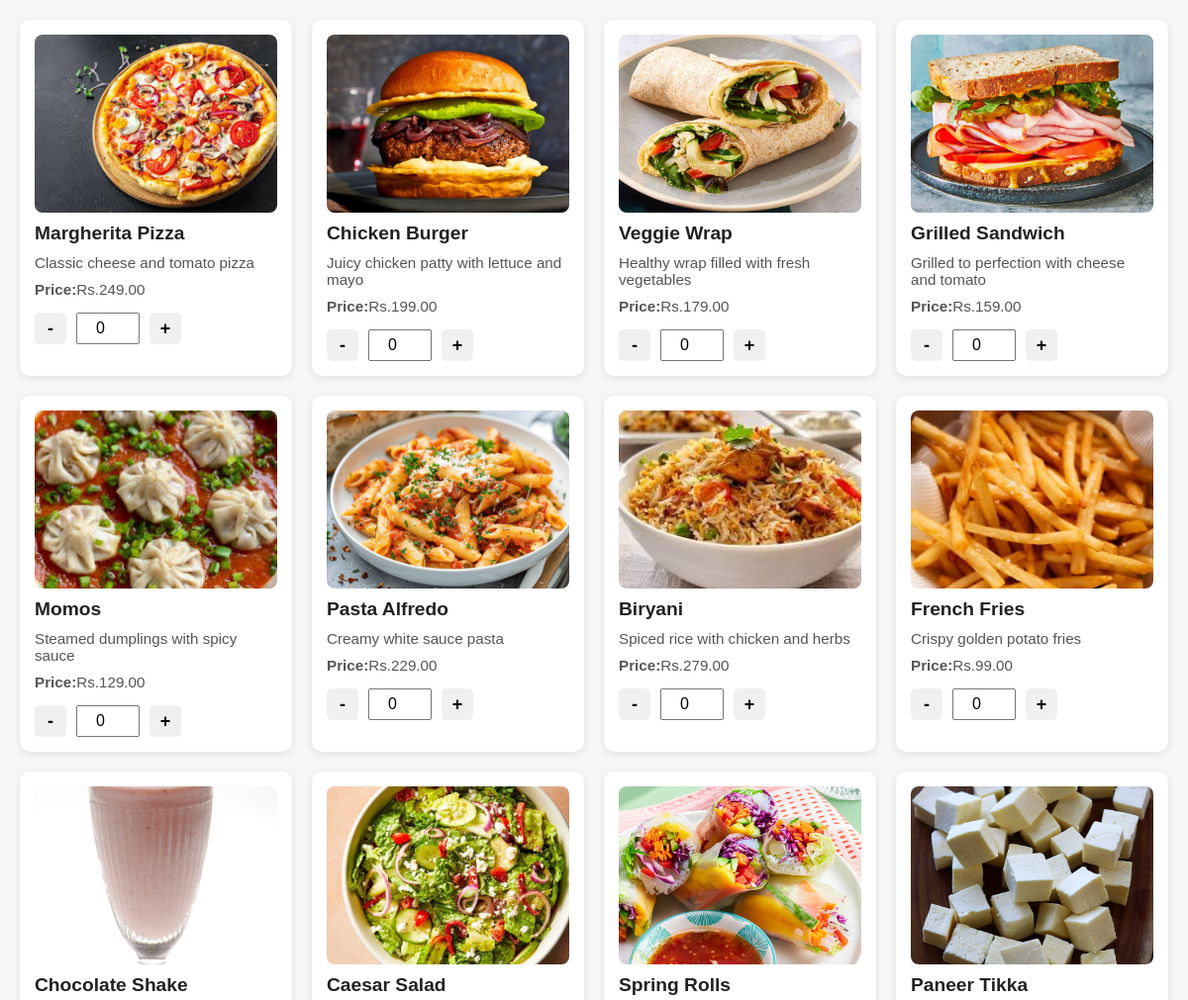
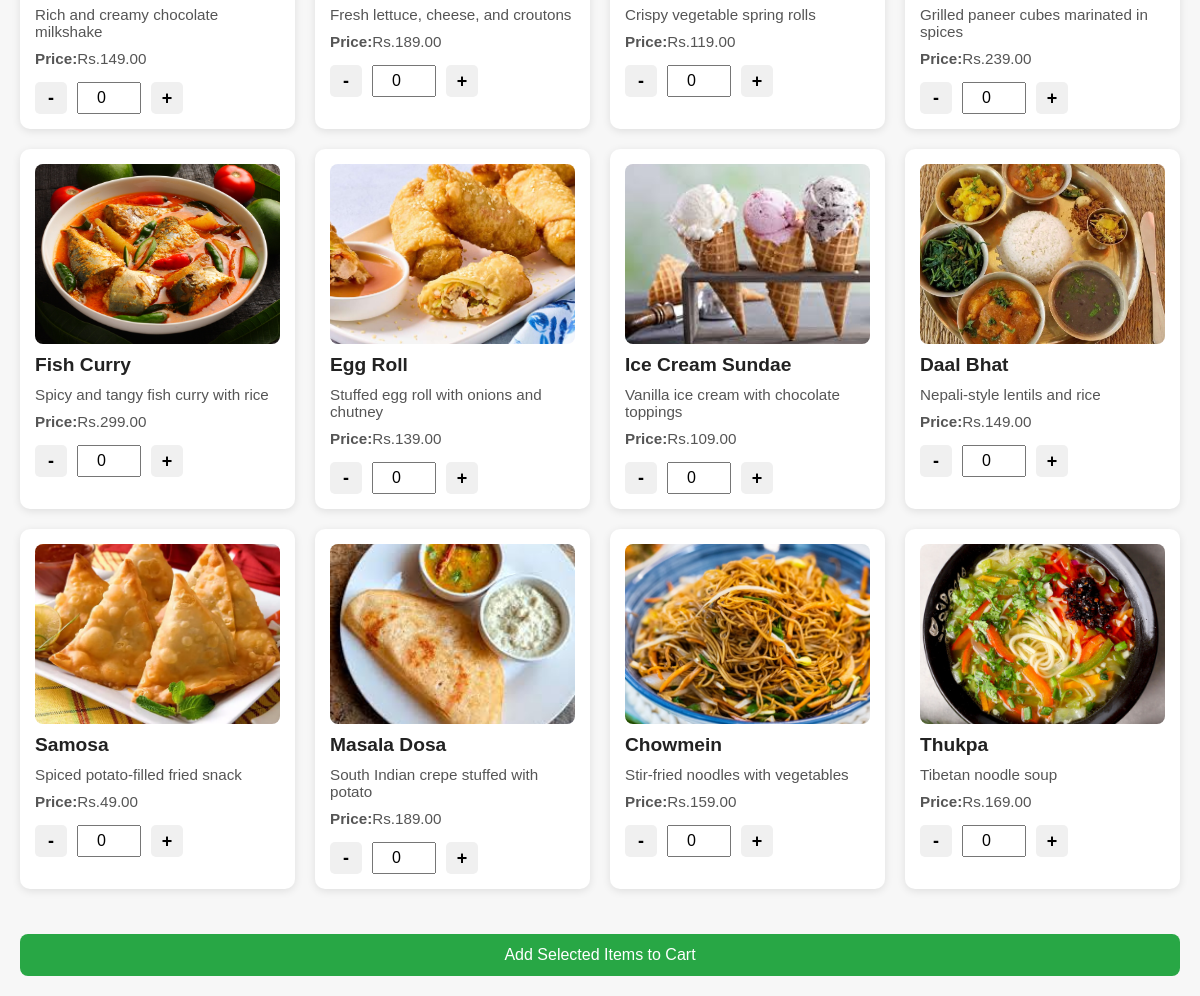
Screenshot of /about (signed in) with the database file from the repository (2 pictures, top to bottom).
### creation/models.py (models this page shows, shortened)
class MenuItem(models.Model):
    restaurant = models.ForeignKey(Restaurant,on_delete=models.CASCADE)
    id=models.AutoField(primary_key=True)
    name=models.CharField(max_length=200)
    description=models.TextField()
    price=models.DecimalField(max_digits=10,decimal_places=2)
    image=models.CharField(max_length=255)
    class Meta:
        unique_together = ('restaurant', 'name')

### creation/views.py (the view)
# urls.py: path('about',views.about,name='about'),
@login_required
def about(request):
    items=MenuItem.objects.all()
    return render(request,'about.html',{'items':items})

### creation/templates/about.html (shortened to what this page needs)
{% load static %}
<!DOCTYPE html>
<html lang="en">
<head>
</head>
<body>
<form method='post' action="{% url 'add_to_cart' %}">
  <div class='menu-container'>
    {%for item in items%}
    <div class='menu-item'>
      <img src="{% static 'creation/images/' %}{{item.image}}" alt="{{item.name}}">
      <h3>{{item.name}}</h3>
      <p>{{item.description}}</p>
      <p><strong>Price:</strong>Rs.{{item.price}}</p>
    <div class ="quantity-controls">
      <button type="button" onclick="changeQty({{item.id}}, -1)">-</button>
      <input type="number" name="item_{{item.id}}" id="qty-{{item.id}}" value="0" min="0">
        <button type="button" onclick="changeQty({{item.id}},1)">+</button>
      </div>
    </div>
    {% endfor%}
  </div>
  <div style="text-align:center; margin-top: 30px;">
    <button type="submit"class="add-cart-btn">Add Selected Items to Cart</button>
  </div>
</form>
</body>
<html>

### creation/templates/about.html (style rules this page uses)
body { font-family: Arial, sans-serif; background-color: #f7f7f7; margin: 0; padding: 20px; }
.menu-container { display: grid; grid-template-columns: repeat(auto-fit, minmax(260px, 1fr)); gap: 20px; max-width: 1200px; margin: auto; }
.menu-item { background: white; border-radius: 10px; box-shadow: 0 2px 8px rgba(0, 0, 0, 0.1); overflow: hidden; padding: 15px; transition: transform 0.3s ease; display: flex; flex-direction: column; }
.menu-item img { width: 100%; height: 180px; object-fit: cover; border-radius: 8px; }
.menu-item h3 { margin: 10px 0 5px; font-size: 1.2rem; color: #222; }
.menu-item p { margin: 5px 0; color: #555; font-size: 0.95rem; }
.quantity-controls { display: flex; align-items: center; margin-top: 10px; }
.quantity-controls button { width: 32px; height: 32px; font-size: 18px; font-weight: bold; background-color: #f0f0f0; border: none; border-radius: 5px; cursor: pointer; }
.quantity-controls input { width: 50px; text-align: center; margin: 0 10px; font-size: 16px; padding: 5px; }
.add-cart-btn { margin-top: 15px; width: 100%; background-color: #28a745; color: white; padding: 12px; font-size: 16px; border: none; border-radius: 8px; cursor: pointer; }

### rows the page displays
MenuItem: image (picture), name "Margherita Pizza", description "Classic cheese and tomato pizza", price "249.00"
MenuItem: image (picture), name "Chicken Burger", description "Juicy chicken patty with lettuce and mayo", price "199.00"
MenuItem: image (picture), name "Veggie Wrap", description "Healthy wrap filled with fresh vegetables", price "179.00"
MenuItem: image (picture), name "Grilled Sandwich", description "Grilled to perfection with cheese and tomato", price "159.00"
MenuItem: image (picture), name "Momos", description "Steamed dumplings with spicy sauce", price "129.00"
MenuItem: image (picture), name "Pasta Alfredo", description "Creamy white sauce pasta", price "229.00"
MenuItem: image (picture), name "Biryani", description "Spiced rice with chicken and herbs", price "279.00"
MenuItem: image (picture), name "French Fries", description "Crispy golden potato fries", price "99.00"
MenuItem: image (picture), name "Chocolate Shake", description "Rich and creamy chocolate milkshake", price "149.00"
MenuItem: image (picture), name "Caesar Salad", description "Fresh lettuce, cheese, and croutons", price "189.00"
MenuItem: image (picture), name "Spring Rolls", description "Crispy vegetable spring rolls", price "119.00"
MenuItem: image (picture), name "Paneer Tikka", description "Grilled paneer cubes marinated in spices", price "239.00"
MenuItem: image (picture), name "Fish Curry", description "Spicy and tangy fish curry with rice", price "299.00"
MenuItem: image (picture), name "Egg Roll", description "Stuffed egg roll with onions and chutney", price "139.00"
MenuItem: image (picture), name "Ice Cream Sundae", description "Vanilla ice cream with chocolate toppings", price "109.00"
MenuItem: image (picture), name "Daal Bhat", description "Nepali-style lentils and rice", price "149.00"
MenuItem: image (picture), name "Samosa", description "Spiced potato-filled fried snack", price "49.00"
MenuItem: image (picture), name "Masala Dosa", description "South Indian crepe stuffed with potato", price "189.00"
MenuItem: image (picture), name "Chowmein", description "Stir-fried noodles with vegetables", price "159.00"
MenuItem: image (picture), name "Thukpa", description "Tibetan noodle soup", price "169.00"
